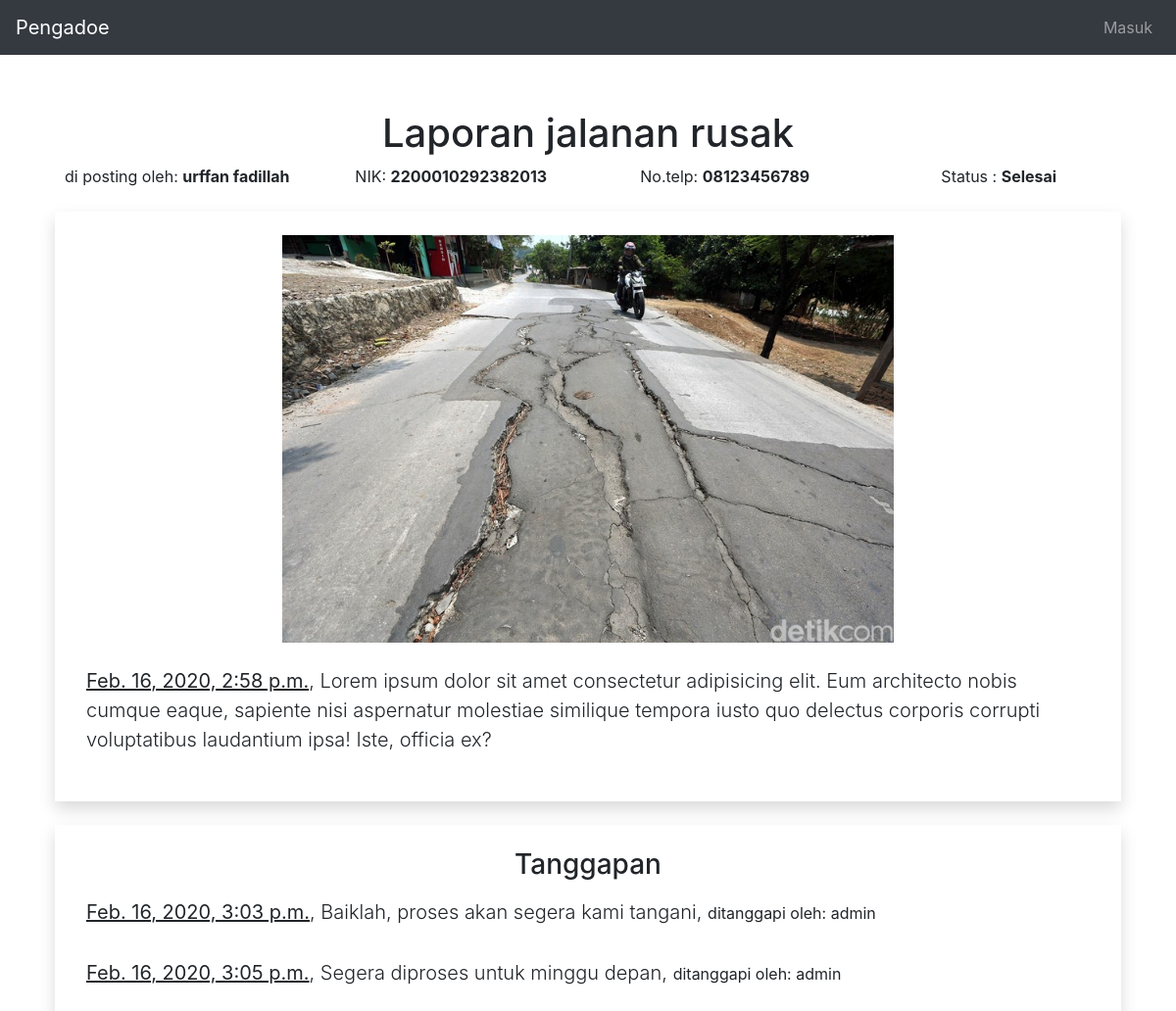
The page /core/laporan/laporan-jalanan-rusak on the database its author committed.
### core/models.py (models this page shows, shortened)
class Pengaduan(models.Model):
    tgl_pengaduan       = models.DateTimeField(auto_now_add=True)
    user                = models.ForeignKey(User, on_delete=models.CASCADE)
    judul               = models.CharField(max_length=100, null=True)
    isi_laporan         = models.TextField(blank=False)
    foto                = models.ImageField(upload_to='image', blank=False)
    slug                = models.SlugField(blank=True, editable=False)
    status_pengaduan    = models.BooleanField(default=True)
    status_verifikasi   = models.BooleanField(default=False)
    status_selesai      = models.BooleanField(default=False)

class User(AbstractUser):
    nik         = models.CharField(max_length=16, null=True)
    nama        = models.CharField(max_length=50, null=False)
    telp        = models.CharField(max_length=13, null=False)
    level       = models.CharField(max_length=10, choices=LEVEL_CHOICES, default='masyarakat')
    def __str__(self):
        return self.nama

class Tanggapan(models.Model):
    pengaduan           = models.ForeignKey(Pengaduan, on_delete=models.CASCADE)
    tgl_tanggapan       = models.DateTimeField(auto_now_add=True)
    isi_tanggapan       = models.TextField(blank=False)
    user                = models.ForeignKey(User, on_delete=models.CASCADE)

### core/views.py (the view, shortened to what this page needs)
# urls.py: path('laporan/<slugInput>', detail, name='detail'),
def detail(request, slugInput):
    qs_model            = get_object_or_404(Pengaduan, slug=slugInput)
    tanggapan           = qs_model.tanggapan_set.all()
    template            = 'detail.html'
    form_tanggapan      = TanggapanForm(request.POST or None)
    context             = {
        'obj':qs_model,
        'form':form_tanggapan,
        'tanggapans':tanggapan
    }
    return render(request, template, context)

### templates/detail.html (shortened to what this page needs)
{% extends 'base.html' %}
{% load crispy_forms_tags %}
{% block content %}
{% include 'snippets/nav.html' %}
<div class="container-fluid p-5">
    <div class="container p-2">
        <h1 class="text-center">{{ obj.judul }}</h1>
        <div class="row text-center">
            <div class="col-sm">di posting oleh: <b>{{ obj.user.nama }}</b></div>
            <div class="col-sm">NIK: <b>{{ obj.user.nik }}</b></div>
            <div class="col-sm">No.telp: <b>{{ obj.user.telp }}</b></div>
            <div class="col-sm">
                {% if obj.status_pengaduan == True %}
                Status : <b>Pending</b>
                {% elif obj.status_verifikasi == True %}
                Status : <b>Proses</b>
                {% elif obj.status_selesai == True %}
                Status : <b>Selesai</b>
                {% endif %}
            </div>
        </div>
        <div class="container shadow p-4 mt-4">
            <center><img src="{{ obj.foto.url }}" width="60%" height="30%"></center>
            <p class="lead mt-3 p-2">
                <u><b>{{ obj.tgl_pengaduan }}</b></u>, {{ obj.isi_laporan }}
            </p>
        </div>
        <div class="container shadow p-4 mt-4">
            <h3 class="text-center">Tanggapan</h3>
            {% for tanggapan in tanggapans %}
            <div class="container p-2">
                <p class="lead">
                    <b><u>{{ tanggapan.tgl_tanggapan }}</u></b>, {{ tanggapan.isi_tanggapan }}, <small>ditanggapi oleh: {{ tanggapan.user }}</small>
                </p>
            </div>
            {% endfor %}
        </div>
    </div>
</div>
{% endblock content %}

### templates/base.html (shortened to what this page needs)
{% load static %}
<!DOCTYPE html>
<html lang="en">
<head>
    <link rel="stylesheet" href="{% static 'vendor/bootstrap/css/bootstrap.min.css' %}">
</head>
<body>
    {% block content %}{% endblock content %}
</body>
</html>

### templates/snippets/nav.html
<nav class="navbar navbar-expand-sm navbar-dark bg-dark">
    <a href="{% url 'home' %}" class="navbar-brand">Pengadoe</a>
    <div class="navbar-nav ml-auto">
        {% if user.level == 'admin' %}
        <a class="nav-item nav-link disable">Halo, {{user}}!</a>
        <a href="{% url 'signup' %}" class="nav-item nav-link">Registrasi Akun</a>
        <a href="{% url 'logout' %}" class="nav-item nav-link ml-5">Keluar</a>
        {% elif user.level == 'petugas' %}
        <a class="nav-item nav-link disable">Halo, {{user}}!</a>
        <a href="{% url 'logout' %}" class="nav-item nav-link ml-5">Keluar</a>
        {% elif user.level == 'masyarakat' %}
        <a href="{% url 'core:ajukan-pengaduan' %}" class="nav-item nav-link">Buat laporan pengaduan</a>
        <a class="nav-item nav-link disable">Halo, {{user}}!</a>
        <a href="{% url 'logout' %}" class="nav-item nav-link ml-5">Keluar</a>
        {% else %}
        <a href="{% url 'login' %}" class="nav-item nav-link">Masuk</a>
        {% endif %}
    </div>
</nav>

### rows shown on the page
Pengaduan: judul "Laporan jalanan rusak", user.nama "urffan fadillah", user.nik "2200010292382013", user.telp "08123456789", foto (picture), tgl_pengaduan "Feb. 16, 2020, 2:58 p.m.", isi_laporan "Lorem ipsum dolor sit amet consectetur adipisicing elit. Eum architecto nobis cumque eaque, sapiente nisi aspernatur molestiae similique tempora iusto quo delectus corporis corrupti voluptatibus laudantium ipsa! Iste, officia ex?"
Tanggapan: tgl_tanggapan "Feb. 16, 2020, 3:03 p.m.", isi_tanggapan "Baiklah, proses akan segera kami tangani", user "admin"
Tanggapan: tgl_tanggapan "Feb. 16, 2020, 3:05 p.m.", isi_tanggapan "Segera diproses untuk minggu depan", user "admin"
